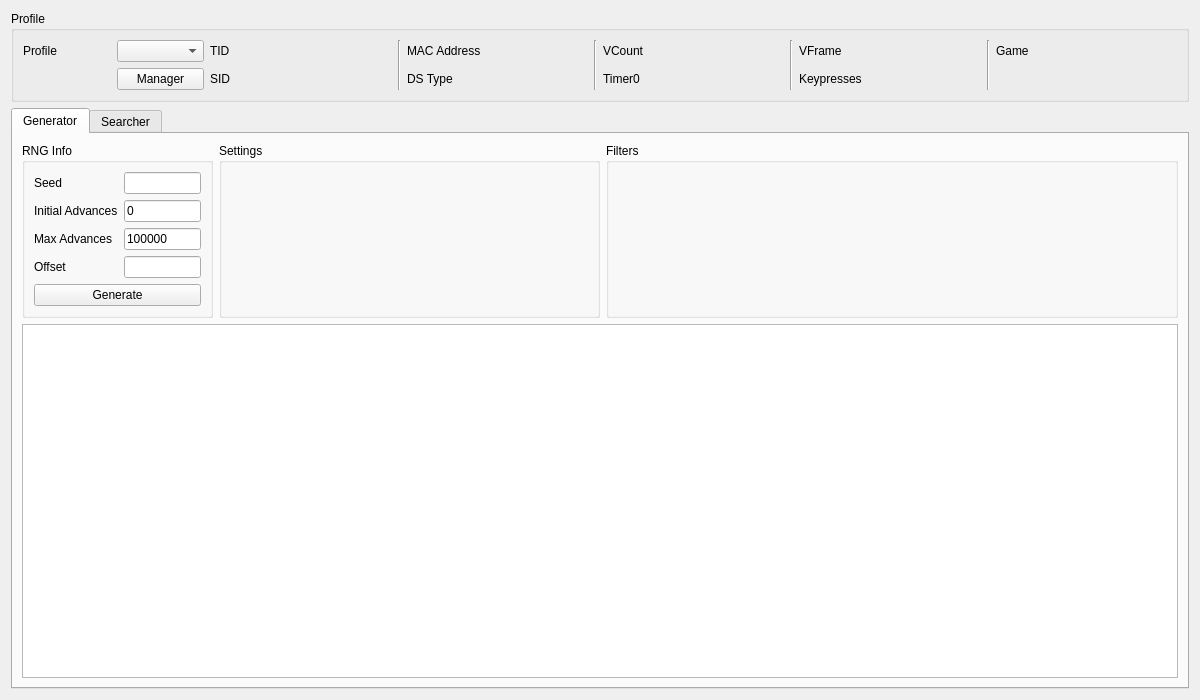
<?xml version="1.0" encoding="UTF-8"?>
<ui version="4.0">
 <class>Eggs5</class>
 <widget class="QWidget" name="Eggs5">
  <property name="geometry">
   <rect>
    <x>0</x>
    <y>0</y>
    <width>1200</width>
    <height>700</height>
   </rect>
  </property>
  <property name="windowTitle">
   <string>Gen 5 Eggs</string>
  </property>
  <layout class="QGridLayout" name="gridLayout_7">
   <item row="0" column="0">
    <widget class="QGroupBox" name="groupBoxProfile">
     <property name="title">
      <string>Profile</string>
     </property>
     <layout class="QGridLayout" name="gridLayout_5">
      <item row="0" column="0">
       <widget class="QLabel" name="labelProfile">
        <property name="text">
         <string>Profile</string>
        </property>
       </widget>
      </item>
      <item row="0" column="1">
       <widget class="QComboBox" name="comboBoxProfiles"/>
      </item>
      <item row="1" column="1">
       <widget class="QPushButton" name="pushButtonProfileManager">
        <property name="text">
         <string>Manager</string>
        </property>
       </widget>
      </item>
      <item row="0" column="2">
       <widget class="QLabel" name="labelProfileTID">
        <property name="text">
         <string>TID</string>
        </property>
       </widget>
      </item>
      <item row="0" column="3">
       <widget class="QLabel" name="labelProfileTIDValue"/>
      </item>
      <item row="1" column="2">
       <widget class="QLabel" name="labelProfileSID">
        <property name="text">
         <string>SID</string>
        </property>
       </widget>
      </item>
      <item row="1" column="3">
       <widget class="QLabel" name="labelProfileSIDValue"/>
      </item>
      <item row="0" column="4" rowspan="2">
       <widget class="Line" name="line_4">
        <property name="orientation">
         <enum>Qt::Orientation::Vertical</enum>
        </property>
       </widget>
      </item>
      <item row="0" column="5">
       <widget class="QLabel" name="labelProfileMACAddress">
        <property name="text">
         <string>MAC Address</string>
        </property>
       </widget>
      </item>
      <item row="0" column="6">
       <widget class="QLabel" name="labelProfileMACAddressValue"/>
      </item>
      <item row="1" column="5">
       <widget class="QLabel" name="labelProfileDSType">
        <property name="text">
         <string>DS Type</string>
        </property>
       </widget>
      </item>
      <item row="1" column="6">
       <widget class="QLabel" name="labelProfileDSTypeValue"/>
      </item>
      <item row="0" column="7" rowspan="2">
       <widget class="Line" name="line_3">
        <property name="orientation">
         <enum>Qt::Orientation::Vertical</enum>
        </property>
       </widget>
      </item>
      <item row="0" column="8">
       <widget class="QLabel" name="labelProfileVCount">
        <property name="text">
         <string>VCount</string>
        </property>
       </widget>
      </item>
      <item row="0" column="9">
       <widget class="QLabel" name="labelProfileVCountValue"/>
      </item>
      <item row="1" column="8">
       <widget class="QLabel" name="labelProfileTimer0">
        <property name="text">
         <string>Timer0</string>
        </property>
       </widget>
      </item>
      <item row="1" column="9">
       <widget class="QLabel" name="labelProfileTimer0Value"/>
      </item>
      <item row="0" column="10" rowspan="2">
       <widget class="Line" name="line_2">
        <property name="orientation">
         <enum>Qt::Orientation::Vertical</enum>
        </property>
       </widget>
      </item>
      <item row="0" column="13" rowspan="2">
       <widget class="Line" name="line">
        <property name="orientation">
         <enum>Qt::Orientation::Vertical</enum>
        </property>
       </widget>
      </item>
      <item row="0" column="11">
       <widget class="QLabel" name="labelProfileVFrame">
        <property name="text">
         <string>VFrame</string>
        </property>
       </widget>
      </item>
      <item row="0" column="12">
       <widget class="QLabel" name="labelProfileVFrameValue"/>
      </item>
      <item row="1" column="11">
       <widget class="QLabel" name="labelProfileKeypresses">
        <property name="text">
         <string>Keypresses</string>
        </property>
       </widget>
      </item>
      <item row="1" column="12">
       <widget class="QLabel" name="labelProfileKeypressesValue"/>
      </item>
      <item row="0" column="14">
       <widget class="QLabel" name="labelProfileGame">
        <property name="text">
         <string>Game</string>
        </property>
       </widget>
      </item>
      <item row="0" column="15">
       <widget class="QLabel" name="labelProfileGameValue"/>
      </item>
     </layout>
    </widget>
   </item>
   <item row="1" column="0">
    <widget class="TabWidget" name="tabRNGSelector">
     <widget class="QWidget" name="tabGenerator">
      <attribute name="title">
       <string>Generator</string>
      </attribute>
      <layout class="QGridLayout" name="gridLayout_12">
       <item row="0" column="0">
        <widget class="QGroupBox" name="groupBoxGeneratorRNGInfo">
         <property name="sizePolicy">
          <sizepolicy hsizetype="Preferred" vsizetype="Preferred">
           <horstretch>1</horstretch>
           <verstretch>0</verstretch>
          </sizepolicy>
         </property>
         <property name="title">
          <string>RNG Info</string>
         </property>
         <layout class="QGridLayout" name="gridLayout_6">
          <item row="0" column="0">
           <widget class="QLabel" name="labelGeneratorSeed">
            <property name="text">
             <string>Seed</string>
            </property>
           </widget>
          </item>
          <item row="0" column="1">
           <widget class="TextBox" name="textBoxGeneratorSeed"/>
          </item>
          <item row="1" column="0">
           <widget class="QLabel" name="labelGeneratorInitialAdvances">
            <property name="text">
             <string>Initial Advances</string>
            </property>
           </widget>
          </item>
          <item row="1" column="1">
           <widget class="TextBox" name="textBoxGeneratorInitialAdvances">
            <property name="text">
             <string notr="true">0</string>
            </property>
           </widget>
          </item>
          <item row="2" column="0">
           <widget class="QLabel" name="labelGeneratorMaxAdvances">
            <property name="text">
             <string>Max Advances</string>
            </property>
           </widget>
          </item>
          <item row="2" column="1">
           <widget class="TextBox" name="textBoxGeneratorMaxAdvances">
            <property name="text">
             <string notr="true">100000</string>
            </property>
           </widget>
          </item>
          <item row="3" column="0">
           <widget class="QLabel" name="labelGeneratorOffset">
            <property name="text">
             <string>Offset</string>
            </property>
           </widget>
          </item>
          <item row="3" column="1">
           <widget class="TextBox" name="textBoxGeneratorOffset"/>
          </item>
          <item row="4" column="0" colspan="2">
           <widget class="QPushButton" name="pushButtonGenerate">
            <property name="text">
             <string>Generate</string>
            </property>
           </widget>
          </item>
         </layout>
        </widget>
       </item>
       <item row="0" column="1">
        <widget class="QGroupBox" name="groupBoxGeneratorSettings">
         <property name="sizePolicy">
          <sizepolicy hsizetype="Preferred" vsizetype="Preferred">
           <horstretch>2</horstretch>
           <verstretch>0</verstretch>
          </sizepolicy>
         </property>
         <property name="title">
          <string>Settings</string>
         </property>
         <layout class="QGridLayout" name="gridLayout_11">
          <item row="0" column="0">
           <widget class="EggSettings" name="eggSettingsGenerator" native="true"/>
          </item>
         </layout>
        </widget>
       </item>
       <item row="0" column="2">
        <widget class="QGroupBox" name="groupBoxGeneratorFilters">
         <property name="sizePolicy">
          <sizepolicy hsizetype="Preferred" vsizetype="Preferred">
           <horstretch>3</horstretch>
           <verstretch>0</verstretch>
          </sizepolicy>
         </property>
         <property name="title">
          <string>Filters</string>
         </property>
         <layout class="QGridLayout" name="gridLayout">
          <item row="0" column="0" rowspan="2">
           <widget class="Filter" name="filterGenerator" native="true"/>
          </item>
         </layout>
        </widget>
       </item>
       <item row="1" column="0" colspan="3">
        <widget class="TableView" name="tableViewGenerator"/>
       </item>
      </layout>
     </widget>
     <widget class="QWidget" name="tabSearcher">
      <attribute name="title">
       <string>Searcher</string>
      </attribute>
      <layout class="QGridLayout" name="gridLayout_3">
       <item row="0" column="0">
        <widget class="QGroupBox" name="groupBoxSearcherRNGInfo">
         <property name="sizePolicy">
          <sizepolicy hsizetype="Preferred" vsizetype="Preferred">
           <horstretch>1</horstretch>
           <verstretch>0</verstretch>
          </sizepolicy>
         </property>
         <property name="title">
          <string>RNG Info</string>
         </property>
         <layout class="QGridLayout" name="gridLayout_2">
          <item row="0" column="0">
           <widget class="QLabel" name="labelSearcherInitialAdvances">
            <property name="text">
             <string>Initial Advances</string>
            </property>
           </widget>
          </item>
          <item row="0" column="1">
           <widget class="TextBox" name="textBoxSearcherInitialAdvances">
            <property name="text">
             <string notr="true">0</string>
            </property>
           </widget>
          </item>
          <item row="1" column="0">
           <widget class="QLabel" name="labelSearcherMaxAdvances">
            <property name="text">
             <string>Max Advances</string>
            </property>
           </widget>
          </item>
          <item row="1" column="1">
           <widget class="TextBox" name="textBoxSearcherMaxAdvances">
            <property name="text">
             <string notr="true">100</string>
            </property>
           </widget>
          </item>
          <item row="2" column="0">
           <widget class="QLabel" name="labelSearcherStartDate">
            <property name="text">
             <string>Start Date</string>
            </property>
           </widget>
          </item>
          <item row="2" column="1">
           <widget class="DateEdit" name="dateEditSearcherStartDate"/>
          </item>
          <item row="3" column="0">
           <widget class="QLabel" name="labelSearcherEndDate">
            <property name="text">
             <string>End Date</string>
            </property>
           </widget>
          </item>
          <item row="3" column="1">
           <widget class="DateEdit" name="dateEditSearcherEndDate"/>
          </item>
          <item row="4" column="0" colspan="2">
           <layout class="QHBoxLayout" name="horizontalLayout">
            <item>
             <widget class="QPushButton" name="pushButtonSearch">
              <property name="text">
               <string>Search</string>
              </property>
             </widget>
            </item>
            <item>
             <widget class="QPushButton" name="pushButtonCancel">
              <property name="enabled">
               <bool>false</bool>
              </property>
              <property name="text">
               <string>Cancel</string>
              </property>
             </widget>
            </item>
           </layout>
          </item>
         </layout>
        </widget>
       </item>
       <item row="0" column="1">
        <widget class="QGroupBox" name="groupBoxSearcherSettings">
         <property name="sizePolicy">
          <sizepolicy hsizetype="Preferred" vsizetype="Preferred">
           <horstretch>2</horstretch>
           <verstretch>0</verstretch>
          </sizepolicy>
         </property>
         <property name="title">
          <string>Settings</string>
         </property>
         <layout class="QGridLayout" name="gridLayout_13">
          <item row="0" column="0">
           <widget class="EggSettings" name="eggSettingsSearcher" native="true"/>
          </item>
         </layout>
        </widget>
       </item>
       <item row="0" column="2">
        <widget class="QGroupBox" name="groupBoxSearcherFilters">
         <property name="sizePolicy">
          <sizepolicy hsizetype="Preferred" vsizetype="Preferred">
           <horstretch>3</horstretch>
           <verstretch>0</verstretch>
          </sizepolicy>
         </property>
         <property name="title">
          <string>Filters</string>
         </property>
         <layout class="QGridLayout" name="gridLayout_4">
          <item row="0" column="0" rowspan="2">
           <widget class="Filter" name="filterSearcher" native="true"/>
          </item>
         </layout>
        </widget>
       </item>
       <item row="1" column="0" colspan="3">
        <widget class="QProgressBar" name="progressBar"/>
       </item>
       <item row="2" column="0" colspan="3">
        <widget class="TableView" name="tableViewSearcher">
         <property name="sortingEnabled">
          <bool>true</bool>
         </property>
        </widget>
       </item>
      </layout>
     </widget>
    </widget>
   </item>
  </layout>
 </widget>
 <customwidgets>
  <customwidget>
   <class>TextBox</class>
   <extends>QLineEdit</extends>
   <header>Form/Controls/TextBox.hpp</header>
  </customwidget>
  <customwidget>
   <class>TableView</class>
   <extends>QTableView</extends>
   <header>Form/Controls/TableView.hpp</header>
  </customwidget>
  <customwidget>
   <class>Filter</class>
   <extends>QWidget</extends>
   <header>Form/Controls/Filter.hpp</header>
   <container>1</container>
  </customwidget>
  <customwidget>
   <class>TabWidget</class>
   <extends>QTabWidget</extends>
   <header>Form/Controls/TabWidget.hpp</header>
   <container>1</container>
  </customwidget>
  <customwidget>
   <class>EggSettings</class>
   <extends>QWidget</extends>
   <header>Form/Controls/EggSettings.hpp</header>
   <container>1</container>
  </customwidget>
  <customwidget>
   <class>DateEdit</class>
   <extends>QDateEdit</extends>
   <header>Form/Controls/DateEdit.hpp</header>
  </customwidget>
 </customwidgets>
 <tabstops>
  <tabstop>comboBoxProfiles</tabstop>
  <tabstop>pushButtonProfileManager</tabstop>
  <tabstop>tabRNGSelector</tabstop>
  <tabstop>textBoxGeneratorSeed</tabstop>
  <tabstop>textBoxGeneratorInitialAdvances</tabstop>
  <tabstop>textBoxGeneratorMaxAdvances</tabstop>
  <tabstop>textBoxGeneratorOffset</tabstop>
  <tabstop>pushButtonGenerate</tabstop>
  <tabstop>tableViewGenerator</tabstop>
  <tabstop>textBoxSearcherMaxAdvances</tabstop>
  <tabstop>dateEditSearcherStartDate</tabstop>
  <tabstop>dateEditSearcherEndDate</tabstop>
  <tabstop>pushButtonSearch</tabstop>
  <tabstop>pushButtonCancel</tabstop>
  <tabstop>tableViewSearcher</tabstop>
 </tabstops>
 <resources/>
 <connections/>
</ui>
